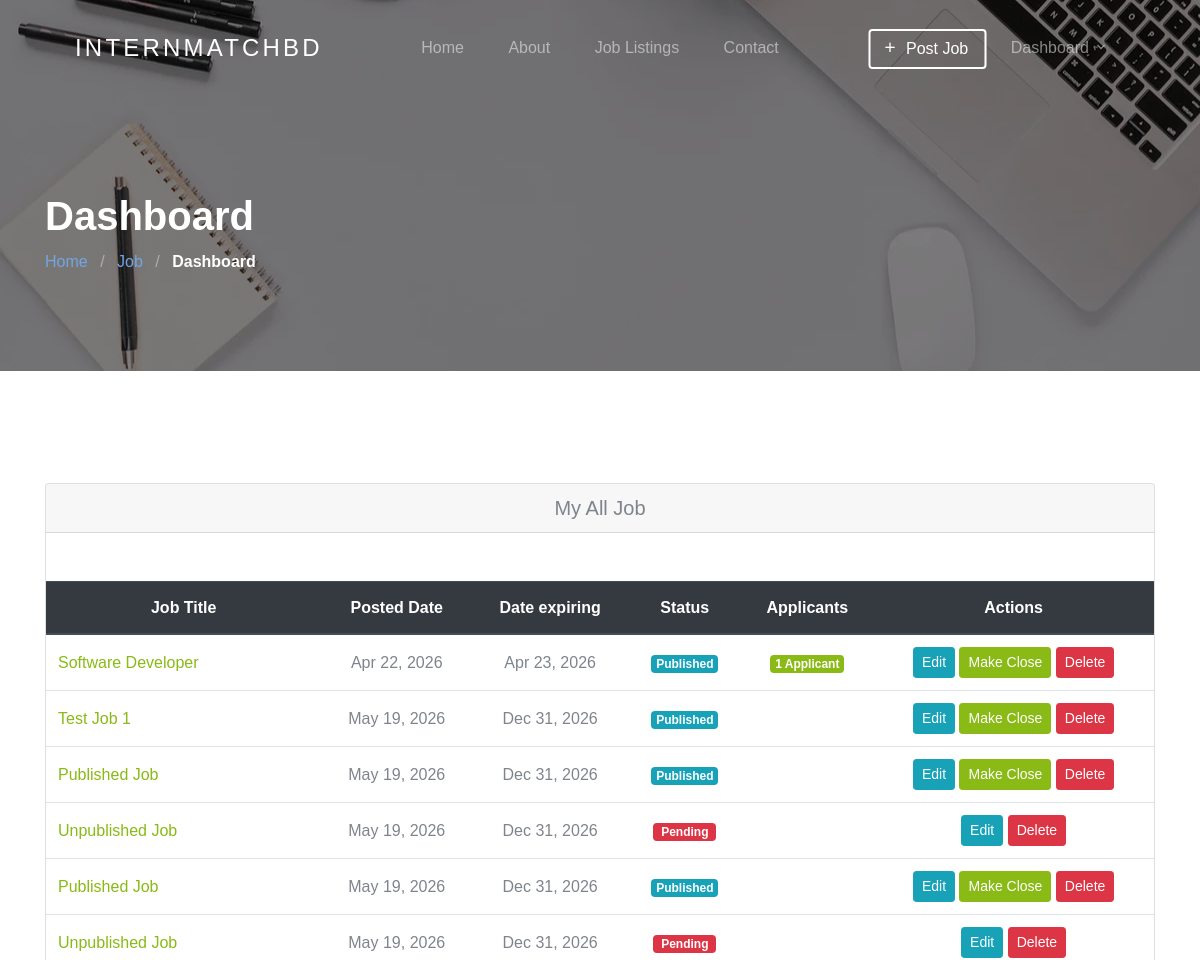
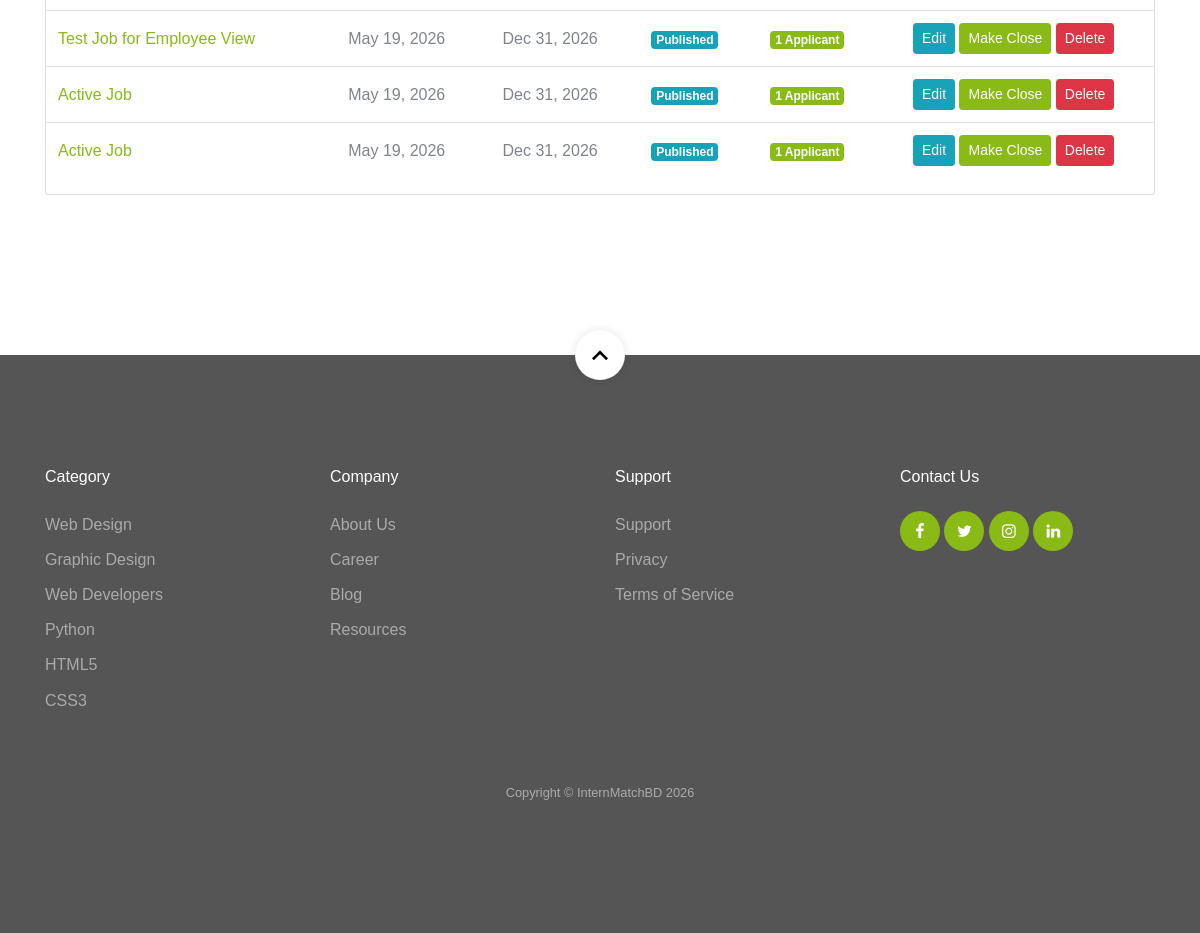
The app's page /dashboard/ (signed in) with its own data (2 pictures, top to bottom).
### apps/jobapp/models/job.py (models this page shows, shortened)
class Job(TimeStampedModel, SoftDeleteModel):
    user = models.ForeignKey(User, related_name='User', on_delete=models.CASCADE)
    title = models.CharField(max_length=300, db_index=True)
    description = CKEditor5Field(config_name='extends')
    tags = TaggableManager()
    location = models.CharField(max_length=300, db_index=True)
    job_type = models.CharField(choices=JOB_TYPE, max_length=1, db_index=True)
    work_mode = models.CharField(choices=WORK_MODE, max_length=1, default='3')
    experience_level = models.CharField(choices=EXPERIENCE_LEVEL, max_length=1, default='0')
    skills = models.ManyToManyField(Skill, related_name='jobs', blank=True)
    salary = models.CharField(max_length=30, blank=True)
    views_count = models.PositiveIntegerField(default=0)
    company_name = models.CharField(max_length=300, db_index=True)
    company_description = CKEditor5Field(config_name='extends', blank=True, null=True)
    url = models.URLField(max_length=200)
    last_date = models.DateField()
    is_published = models.BooleanField(default=False)
    is_closed = models.BooleanField(default=False)
    objects = ActiveJobManager()
    all_objects = models.Manager()
    class Meta:
        indexes = [
            models.Index(fields=['title', 'location']),
            models.Index(fields=['is_published', 'is_closed']),
        ]

### apps/jobapp/views/shared.py (the view)
# urls.py: path('dashboard/', dashboard_view, name='dashboard'),
@login_required(login_url=reverse_lazy('account:login'))
def dashboard_view(request):
    jobs = []
    savedjobs = []
    appliedjobs = []
    total_applicants = {}
    if request.user.role == 'employer':
        jobs = Job.objects.filter(user=request.user.id)
        for job in jobs:
            count = Applicant.objects.filter(job=job.id).count()
            total_applicants[job.id] = count
    if request.user.role == 'employee':
        savedjobs = BookmarkJob.objects.filter(user=request.user.id, job__is_deleted=False)
        appliedjobs = Applicant.objects.filter(user=request.user.id, job__is_deleted=False)
    context = {
        'jobs': jobs,
        'savedjobs': savedjobs,
        'appliedjobs': appliedjobs,
        'total_applicants': total_applicants,
    }
    return render(request, 'jobapp/dashboard.html', context)

### apps/jobapp/models/job.py (called while the page is built)
    def get_queryset(self):
        return super().get_queryset().filter(is_deleted=False)

### apps/jobapp/templatetags/get_total_applicant.py (called while the page is built)
@register.simple_tag(name='get_total_applicant')
def get_total_applicant(total_applicants , job):
    return total_applicants[job.id]

### template/jobapp/dashboard.html (shortened to what this page needs)
{% extends 'base.html' %}
{% load static %}
{% load get_total_applicant %}
{% block content %}
<section class="section-hero overlay inner-page bg-image"
    style="background-image: url('{% static 'images/hero_1.webp' %}');" id="home-section">
    <div class="container">
        <div class="row">
            <div class="col-md-7">
                <h1 class="text-white font-weight-bold">Dashboard</h1>
                <div class="custom-breadcrumbs">
                    <a href="{% url 'jobapp:home' %}">Home</a> <span class="mx-2 slash">/</span>
                    <a href="{% url 'jobapp:job-list' %}">Job</a> <span class="mx-2 slash">/</span>
                    <span class="text-white"><strong>Dashboard</strong></span>
                </div>
            </div>
        </div>
    </div>
</section>
<section class="site-section">
    <div class="container">
        <div class="row">
            <div class="col-lg-12 mb-5">
                <div class="card">
                    {% if user.role == "employer" %}
                    <h5 class="card-header text-center">My All Job</h5>
                    {% if jobs %}
                    <table class="table text-center mt-5">
                        <thead class="thead-dark">
                            <tr>
                                <th>Job Title</th>
                                <th>Posted Date</th>
                                <th>Date expiring</th>
                                <th>Status</th>
                                <th>Applicants</th>
                                <th>Actions</th>
                            </tr>
                        </thead>
                        <tbody>
                            {% for job in jobs %}
                            <tr id="row_{{ job.id }}">
                                <td class="text-left"><a href="{% url 'jobapp:single-job' job.id %}">{{ job.title }}</a></td>
                                <td>{{ job.created_at | date:'M d, Y'  }}</td>
                                <td>{{ job.last_date | date:'M d, Y' }}</td>
                                <td>
                                    {% if job.is_published == True %}
                                        <span class="badge badge-info">Published</span>
                                    {% else %}
                                        <span class="badge badge-danger px-2">Pending</span>
                                    {% endif %}
                                </td>
                                <td>
                                    {% get_total_applicant total_applicants job as is_applicant %}
                                    {% if is_applicant %}
                                    <a href="{% url 'jobapp:applicants' job.id %}">
                                        <span class="badge badge-success text-white">
                                            {% if is_applicant > 1 %}
                                            {% get_total_applicant total_applicants job %} Applicants
                                            {% else %}
                                            {% get_total_applicant total_applicants job %} Applicant
                                            {% endif %}
                                        </span>
                                    </a>
                                    {% endif %}
                                </td>
                                <td>
                                    <a class="btn btn-info btn-sm" href="{% url 'jobapp:edit-job' job.id %}"
                                        role="button">Edit</a>
                                    {% if job.is_published == True %}
                                        {% if job.is_closed == False %}
                                        <span id="change_job_status_{{ job.id }}">
                                            <button onclick="call_sw_alert_func('{% url 'jobapp:complete' job.id %}','{{ job.id }}', 'Once Clicked, Your Post Will Marked Completed')" class="text-white btn btn-success btn-sm" >Make Close</button>
                                        </span>
                                        {% else %}
                                        <a class="text-white btn btn-success btn-sm"
                                        role="button">Closed</a>
                                        {% endif %}
                                        {% endif %}
                                    <button onclick="call_sw_alert_func('{% url 'jobapp:delete' job.id %}','{{ job.id }}','Once Deleted, You Will Not be Able To Recover This Post!')" class="btn btn-danger btn-sm">Delete</button>
                                    </td>
                            </tr>
                            {% endfor %}
                        </tbody>
                    </table>
                    {% else %}
                    <p class="m-5">You have not any job yet !! <a href="{% url 'jobapp:create-job' %}">Create a new one.</a></p>
                    {% endif %}
                    {% endif %}
                </div>
            </div>
        </div>
    </div>
    </div>
{% endblock %}

### records on screen
Job: title "Software Developer", created_at "Apr 22, 2026", last_date "Apr 23, 2026", is_published "Published", id "1"
Job: title "Test Job 1", created_at "May 19, 2026", last_date "Dec 31, 2026", is_published "Published"
Job: title "Published Job", created_at "May 19, 2026", last_date "Dec 31, 2026", is_published "Published"
Job: title "Unpublished Job", created_at "May 19, 2026", last_date "Dec 31, 2026", is_published "Pending"
Job: title "Published Job", created_at "May 19, 2026", last_date "Dec 31, 2026", is_published "Published"
Job: title "Unpublished Job", created_at "May 19, 2026", last_date "Dec 31, 2026", is_published "Pending"
Job: title "Test Job for Employee View", created_at "May 19, 2026", last_date "Dec 31, 2026", is_published "Published", id "1"
Job: title "Active Job", created_at "May 19, 2026", last_date "Dec 31, 2026", is_published "Published", id "1"
Job: title "Active Job", created_at "May 19, 2026", last_date "Dec 31, 2026", is_published "Published", id "1"
